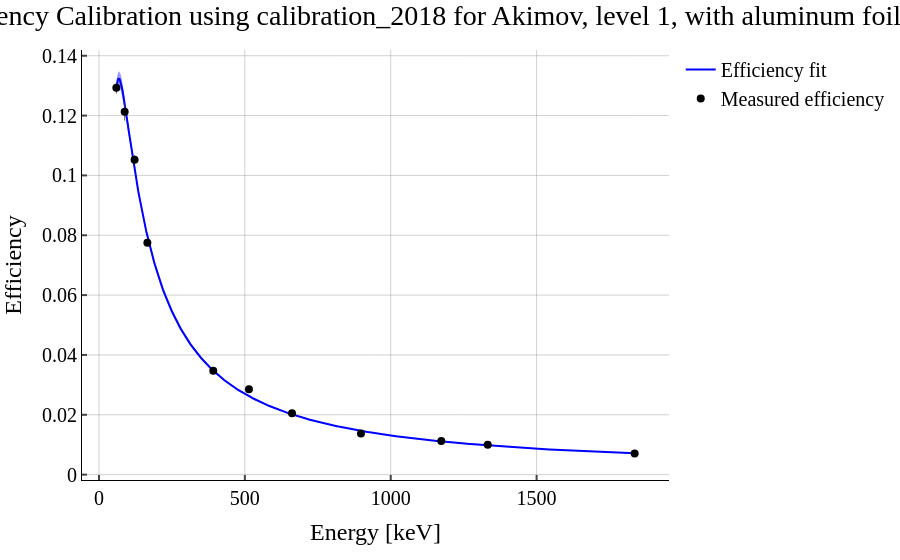

Notebook code cell kept with this figure:
### Code cell
calib = HPGeCalibration(
    detector_name='Akimov',
    calibration_name='calibration_2018',
    level=1,
    with_aluminum_foil=True
)

calib.get_plot().show()

### Figure 1 — Plotly figure (JSON) as saved in the notebook; plotly's stock layout.template omitted (floating-point values rounded to 4 significant figures; data arrays with more than 128 entries replaced by an {"elided": "..."} marker saying what was removed)
{"data": [{"error_x": {"color": "rgba(63, 63, 63, 0.81)", "thickness": 1, "width": 0}, "error_y": {"color": "rgba(63, 63, 63, 0.81)", "thickness": 1, "width": 0}, "line": {"color": "blue", "width": 2}, "mode": "lines", "name": "Efficiency fit", "type": "scatter", "x": {"elided": "1000 float values"}, "y": {"elided": "1000 float values"}}, {"error_x": {"color": "rgba(63, 63, 63, 0.81)", "thickness": 1, "width": 0}, "error_y": {"color": "rgba(63, 63, 63, 0.81)", "thickness": 1, "width": 0}, "fill": "toself", "fillcolor": "rgba(0,0,255,0.4)", "hoverinfo": "skip", "line": {"color": "rgba(255,255,255,0)"}, "showlegend": false, "type": "scatter", "x": {"elided": "2000 float values"}, "y": {"elided": "2000 float values"}}, {"error_x": {"color": "rgba(63, 63, 63, 0.81)", "thickness": 1, "width": 0}, "error_y": {"array": [0.00194, 0.003033, 0.00158, 0.00119, 0.0005524, 0.0008826, 0.000308, 0.0002192, 0.0001692, 0.0001499, 0.0001083], "color": "rgba(63, 63, 63, 0.81)", "thickness": 1, "type": "data", "visible": true, "width": 0}, "marker": {"color": "black", "size": 8}, "mode": "markers", "name": "Measured efficiency", "type": "scatter", "x": [59.54, 88.03, 122.1, 165.9, 391.7, 514.0, 661.7, 898.0, 1173.0, 1332.0, 1836.0], "y": [0.1293, 0.1213, 0.1052, 0.0775, 0.03474, 0.02849, 0.02053, 0.01375, 0.01128, 0.009991, 0.00706]}], "layout": {"title": {"text": "Efficiency Calibration using calibration_2018 for Akimov, level 1, with aluminum foil: True"}, "xaxis": {"title": {"text": "Energy [keV]"}}, "yaxis": {"title": {"text": "Efficiency"}}}}
